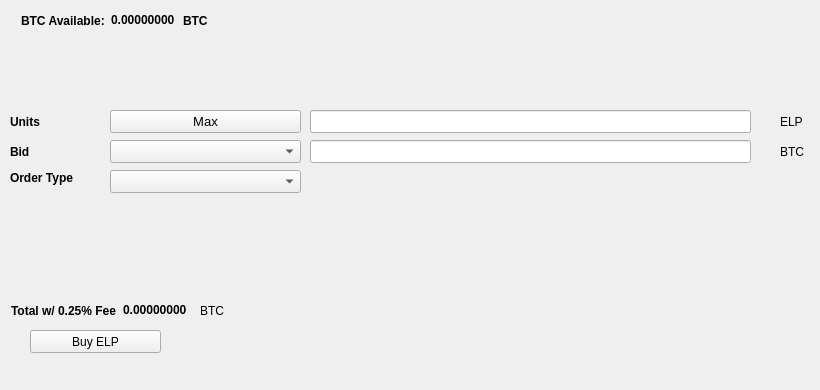
   <widget class="QWidget" name="BuyTab">
    <attribute name="title">
     <string>Buy</string>
    </attribute>
    <widget class="QPushButton" name="BuyELP">
     <property name="geometry">
      <rect>
       <x>30</x>
       <y>330</y>
       <width>131</width>
       <height>23</height>
      </rect>
     </property>
     <property name="text">
      <string>Buy ELP</string>
     </property>
     <property name="icon">
      <iconset resource="../ellerium.qrc">
       <normaloff>:/icons/bitcoin</normaloff>:/icons/bitcoin</iconset>
     </property>
    </widget>
    <widget class="QLabel" name="label_3">
     <property name="geometry">
      <rect>
       <x>10</x>
       <y>110</y>
       <width>46</width>
       <height>23</height>
      </rect>
     </property>
     <property name="font">
      <font>
       <weight>75</weight>
       <bold>true</bold>
      </font>
     </property>
     <property name="text">
      <string>Units</string>
     </property>
    </widget>
    <widget class="QLineEdit" name="UnitsInput">
     <property name="geometry">
      <rect>
       <x>310</x>
       <y>110</y>
       <width>441</width>
       <height>23</height>
      </rect>
     </property>
     <property name="font">
      <font>
       <pointsize>9</pointsize>
       <weight>75</weight>
       <bold>true</bold>
      </font>
     </property>
    </widget>
    <widget class="QLineEdit" name="BuyBidPriceEdit">
     <property name="geometry">
      <rect>
       <x>310</x>
       <y>140</y>
       <width>441</width>
       <height>23</height>
      </rect>
     </property>
     <property name="font">
      <font>
       <pointsize>9</pointsize>
       <weight>75</weight>
       <bold>true</bold>
      </font>
     </property>
    </widget>
    <widget class="QLabel" name="label_4">
     <property name="geometry">
      <rect>
       <x>780</x>
       <y>110</y>
       <width>31</width>
       <height>23</height>
      </rect>
     </property>
     <property name="text">
      <string>ELP</string>
     </property>
    </widget>
    <widget class="QLabel" name="label_5">
     <property name="geometry">
      <rect>
       <x>780</x>
       <y>140</y>
       <width>31</width>
       <height>23</height>
      </rect>
     </property>
     <property name="text">
      <string>BTC</string>
     </property>
    </widget>
    <widget class="QLabel" name="label_6">
     <property name="geometry">
      <rect>
       <x>10</x>
       <y>140</y>
       <width>46</width>
       <height>23</height>
      </rect>
     </property>
     <property name="font">
      <font>
       <weight>75</weight>
       <bold>true</bold>
      </font>
     </property>
     <property name="text">
      <string>Bid</string>
     </property>
    </widget>
    <widget class="QLabel" name="label_7">
     <property name="geometry">
      <rect>
       <x>10</x>
       <y>170</y>
       <width>91</width>
       <height>16</height>
      </rect>
     </property>
     <property name="font">
      <font>
       <weight>75</weight>
       <bold>true</bold>
      </font>
     </property>
     <property name="text">
      <string>Order Type</string>
     </property>
    </widget>
    <widget class="QPushButton" name="Buy_Max_Amount">
     <property name="geometry">
      <rect>
       <x>110</x>
       <y>110</y>
       <width>191</width>
       <height>23</height>
      </rect>
     </property>
     <property name="font">
      <font>
       <pointsize>10</pointsize>
      </font>
     </property>
     <property name="text">
      <string>Max</string>
     </property>
    </widget>
    <widget class="QComboBox" name="BuyBidcomboBox">
     <property name="geometry">
      <rect>
       <x>110</x>
       <y>140</y>
       <width>191</width>
       <height>23</height>
      </rect>
     </property>
     <property name="font">
      <font>
       <pointsize>10</pointsize>
      </font>
     </property>
    </widget>
    <widget class="QComboBox" name="buyOrdertypeCombo">
     <property name="geometry">
      <rect>
       <x>110</x>
       <y>170</y>
       <width>191</width>
       <height>23</height>
      </rect>
     </property>
     <property name="font">
      <font>
       <pointsize>10</pointsize>
      </font>
     </property>
    </widget>
    <widget class="QWidget" name="layoutWidget1">
     <property name="geometry">
      <rect>
       <x>21</x>
       <y>11</y>
       <width>227</width>
       <height>19</height>
      </rect>
     </property>
     <layout class="QHBoxLayout" name="horizontalLayout_3">
      <item>
       <widget class="QLabel" name="label232">
        <property name="font">
         <font>
          <weight>75</weight>
          <bold>true</bold>
         </font>
        </property>
        <property name="text">
         <string>BTC Available:</string>
        </property>
       </widget>
      </item>
      <item>
       <widget class="QLabel" name="BtcAvailableLbl">
        <property name="palette">
         <palette>
          <active>
           <colorrole role="WindowText">
            <brush brushstyle="SolidPattern">
             <color alpha="255">
              <red>0</red>
              <green>0</green>
              <blue>0</blue>
             </color>
            </brush>
           </colorrole>
           <colorrole role="Button">
            <brush brushstyle="SolidPattern">
             <color alpha="255">
              <red>0</red>
              <green>170</green>
              <blue>0</blue>
             </color>
            </brush>
           </colorrole>
           <colorrole role="Light">
            <brush brushstyle="SolidPattern">
             <color alpha="255">
              <red>0</red>
              <green>255</green>
              <blue>0</blue>
             </color>
            </brush>
           </colorrole>
           <colorrole role="Midlight">
            <brush brushstyle="SolidPattern">
             <color alpha="255">
              <red>0</red>
              <green>212</green>
              <blue>0</blue>
             </color>
            </brush>
           </colorrole>
           <colorrole role="Dark">
            <brush brushstyle="SolidPattern">
             <color alpha="255">
              <red>0</red>
              <green>85</green>
              <blue>0</blue>
             </color>
            </brush>
           </colorrole>
           <colorrole role="Mid">
            <brush brushstyle="SolidPattern">
             <color alpha="255">
              <red>0</red>
              <green>113</green>
              <blue>0</blue>
             </color>
            </brush>
           </colorrole>
           <colorrole role="Text">
            <brush brushstyle="SolidPattern">
             <color alpha="255">
              <red>0</red>
              <green>170</green>
              <blue>0</blue>
             </color>
            </brush>
           </colorrole>
           <colorrole role="BrightText">
            <brush brushstyle="SolidPattern">
             <color alpha="255">
              <red>255</red>
              <green>255</green>
              <blue>255</blue>
             </color>
            </brush>
           </colorrole>
           <colorrole role="ButtonText">
            <brush brushstyle="SolidPattern">
             <color alpha="255">
              <red>0</red>
              <green>0</green>
              <blue>0</blue>
             </color>
            </brush>
           </colorrole>
           <colorrole role="Base">
            <brush brushstyle="SolidPattern">
             <color alpha="255">
              <red>255</red>
              <green>255</green>
              <blue>255</blue>
             </color>
            </brush>
           </colorrole>
           <colorrole role="Window">
            <brush brushstyle="SolidPattern">
             <color alpha="255">
              <red>0</red>
              <green>170</green>
              <blue>0</blue>
             </color>
            </brush>
           </colorrole>
           <colorrole role="Shadow">
            <brush brushstyle="SolidPattern">
             <color alpha="255">
              <red>0</red>
              <green>0</green>
              <blue>0</blue>
             </color>
            </brush>
           </colorrole>
           <colorrole role="AlternateBase">
            <brush brushstyle="SolidPattern">
             <color alpha="255">
              <red>127</red>
              <green>212</green>
              <blue>127</blue>
             </color>
            </brush>
           </colorrole>
           <colorrole role="ToolTipBase">
            <brush brushstyle="SolidPattern">
             <color alpha="255">
              <red>255</red>
              <green>255</green>
              <blue>220</blue>
             </color>
            </brush>
           </colorrole>
           <colorrole role="ToolTipText">
            <brush brushstyle="SolidPattern">
             <color alpha="255">
              <red>0</red>
              <green>0</green>
              <blue>0</blue>
             </color>
            </brush>
           </colorrole>
          </active>
          <inactive>
           <colorrole role="WindowText">
            <brush brushstyle="SolidPattern">
             <color alpha="255">
              <red>0</red>
              <green>0</green>
              <blue>0</blue>
             </color>
            </brush>
           </colorrole>
           <colorrole role="Button">
            <brush brushstyle="SolidPattern">
             <color alpha="255">
              <red>0</red>
              <green>170</green>
              <blue>0</blue>
             </color>
            </brush>
           </colorrole>
           <colorrole role="Light">
            <brush brushstyle="SolidPattern">
             <color alpha="255">
              <red>0</red>
              <green>255</green>
              <blue>0</blue>
             </color>
            </brush>
           </colorrole>
           <colorrole role="Midlight">
            <brush brushstyle="SolidPattern">
             <color alpha="255">
              <red>0</red>
              <green>212</green>
              <blue>0</blue>
             </color>
            </brush>
           </colorrole>
           <colorrole role="Dark">
            <brush brushstyle="SolidPattern">
             <color alpha="255">
              <red>0</red>
              <green>85</green>
              <blue>0</blue>
             </color>
            </brush>
           </colorrole>
           <colorrole role="Mid">
            <brush brushstyle="SolidPattern">
             <color alpha="255">
              <red>0</red>
              <green>113</green>
              <blue>0</blue>
             </color>
            </brush>
           </colorrole>
           <colorrole role="Text">
            <brush brushstyle="SolidPattern">
             <color alpha="255">
              <red>0</red>
              <green>170</green>
              <blue>0</blue>
             </color>
            </brush>
           </colorrole>
           <colorrole role="BrightText">
            <brush brushstyle="SolidPattern">
             <color alpha="255">
              <red>255</red>
              <green>255</green>
              <blue>255</blue>
             </color>
            </brush>
           </colorrole>
           <colorrole role="ButtonText">
            <brush brushstyle="SolidPattern">
             <color alpha="255">
              <red>0</red>
              <green>0</green>
              <blue>0</blue>
             </color>
            </brush>
           </colorrole>
           <colorrole role="Base">
            <brush brushstyle="SolidPattern">
             <color alpha="255">
              <red>255</red>
              <green>255</green>
              <blue>255</blue>
             </color>
            </brush>
           </colorrole>
           <colorrole role="Window">
            <brush brushstyle="SolidPattern">
             <color alpha="255">
              <red>0</red>
              <green>170</green>
              <blue>0</blue>
             </color>
            </brush>
           </colorrole>
           <colorrole role="Shadow">
            <brush brushstyle="SolidPattern">
             <color alpha="255">
              <red>0</red>
              <green>0</green>
              <blue>0</blue>
             </color>
            </brush>
           </colorrole>
           <colorrole role="AlternateBase">
            <brush brushstyle="SolidPattern">
             <color alpha="255">
              <red>127</red>
              <green>212</green>
              <blue>127</blue>
             </color>
            </brush>
           </colorrole>
           <colorrole role="ToolTipBase">
            <brush brushstyle="SolidPattern">
             <color alpha="255">
              <red>255</red>
              <green>255</green>
              <blue>220</blue>
             </color>
            </brush>
           </colorrole>
           <colorrole role="ToolTipText">
            <brush brushstyle="SolidPattern">
             <color alpha="255">
              <red>0</red>
              <green>0</green>
              <blue>0</blue>
             </color>
            </brush>
           </colorrole>
          </inactive>
          <disabled>
           <colorrole role="WindowText">
            <brush brushstyle="SolidPattern">
             <color alpha="255">
              <red>0</red>
              <green>85</green>
              <blue>0</blue>
             </color>
            </brush>
           </colorrole>
           <colorrole role="Button">
            <brush brushstyle="SolidPattern">
             <color alpha="255">
              <red>0</red>
              <green>170</green>
              <blue>0</blue>
             </color>
            </brush>
           </colorrole>
           <colorrole role="Light">
            <brush brushstyle="SolidPattern">
             <color alpha="255">
              <red>0</red>
              <green>255</green>
              <blue>0</blue>
             </color>
            </brush>
           </colorrole>
           <colorrole role="Midlight">
            <brush brushstyle="SolidPattern">
             <color alpha="255">
              <red>0</red>
              <green>212</green>
              <blue>0</blue>
             </color>
            </brush>
           </colorrole>
           <colorrole role="Dark">
            <brush brushstyle="SolidPattern">
             <color alpha="255">
              <red>0</red>
              <green>85</green>
              <blue>0</blue>
             </color>
            </brush>
           </colorrole>
           <colorrole role="Mid">
            <brush brushstyle="SolidPattern">
             <color alpha="255">
              <red>0</red>
              <green>113</green>
              <blue>0</blue>
             </color>
            </brush>
           </colorrole>
           <colorrole role="Text">
            <brush brushstyle="SolidPattern">
             <color alpha="255">
              <red>0</red>
              <green>85</green>
              <blue>0</blue>
             </color>
            </brush>
           </colorrole>
           <colorrole role="BrightText">
            <brush brushstyle="SolidPattern">
             <color alpha="255">
              <red>255</red>
              <green>255</green>
              <blue>255</blue>
             </color>
            </brush>
           </colorrole>
           <colorrole role="ButtonText">
            <brush brushstyle="SolidPattern">
             <color alpha="255">
              <red>0</red>
              <green>85</green>
              <blue>0</blue>
             </color>
            </brush>
           </colorrole>
           <colorrole role="Base">
            <brush brushstyle="SolidPattern">
             <color alpha="255">
              <red>0</red>
              <green>170</green>
              <blue>0</blue>
             </color>
            </brush>
           </colorrole>
           <colorrole role="Window">
            <brush brushstyle="SolidPattern">
             <color alpha="255">
              <red>0</red>
              <green>170</green>
              <blue>0</blue>
             </color>
            </brush>
           </colorrole>
           <colorrole role="Shadow">
            <brush brushstyle="SolidPattern">
             <color alpha="255">
              <red>0</red>
              <green>0</green>
              <blue>0</blue>
             </color>
            </brush>
           </colorrole>
           <colorrole role="AlternateBase">
            <brush brushstyle="SolidPattern">
             <color alpha="255">
              <red>0</red>
              <green>170</green>
              <blue>0</blue>
             </color>
            </brush>
           </colorrole>
           <colorrole role="ToolTipBase">
            <brush brushstyle="SolidPattern">
             <color alpha="255">
              <red>255</red>
              <green>255</green>
              <blue>220</blue>
             </color>
            </brush>
           </colorrole>
           <colorrole role="ToolTipText">
            <brush brushstyle="SolidPattern">
             <color alpha="255">
              <red>0</red>
              <green>0</green>
              <blue>0</blue>
             </color>
            </brush>
           </colorrole>
          </disabled>
         </palette>
        </property>
        <property name="font">
         <font>
          <weight>75</weight>
          <bold>true</bold>
         </font>
        </property>
        <property name="text">
         <string>0.00000000</string>
        </property>
        <property name="textInteractionFlags">
         <set>Qt::LinksAccessibleByMouse|Qt::TextSelectableByKeyboard|Qt::TextSelectableByMouse</set>
        </property>
       </widget>
      </item>
      <item>
       <widget class="QLabel" name="BtcAvailableLbl_2">
        <property name="font">
         <font>
          <weight>75</weight>
          <bold>true</bold>
         </font>
        </property>
        <property name="text">
         <string>BTC</string>
        </property>
       </widget>
      </item>
     </layout>
    </widget>
    <widget class="QWidget" name="layoutWidge2">
     <property name="geometry">
      <rect>
       <x>11</x>
       <y>301</y>
       <width>259</width>
       <height>19</height>
      </rect>
     </property>
     <layout class="QHBoxLayout" name="horizontalLayout_4">
      <item>
       <widget class="QLabel" name="label_9">
        <property name="font">
         <font>
          <weight>75</weight>
          <bold>true</bold>
         </font>
        </property>
        <property name="text">
         <string>Total w/ 0.25% Fee</string>
        </property>
       </widget>
      </item>
      <item>
       <widget class="QLabel" name="BuyCostLabel">
        <property name="palette">
         <palette>
          <active>
           <colorrole role="WindowText">
            <brush brushstyle="SolidPattern">
             <color alpha="255">
              <red>0</red>
              <green>0</green>
              <blue>0</blue>
             </color>
            </brush>
           </colorrole>
           <colorrole role="Button">
            <brush brushstyle="SolidPattern">
             <color alpha="255">
              <red>0</red>
              <green>170</green>
              <blue>0</blue>
             </color>
            </brush>
           </colorrole>
           <colorrole role="Light">
            <brush brushstyle="SolidPattern">
             <color alpha="255">
              <red>0</red>
              <green>255</green>
              <blue>0</blue>
             </color>
            </brush>
           </colorrole>
           <colorrole role="Midlight">
            <brush brushstyle="SolidPattern">
             <color alpha="255">
              <red>0</red>
              <green>212</green>
              <blue>0</blue>
             </color>
            </brush>
           </colorrole>
           <colorrole role="Dark">
            <brush brushstyle="SolidPattern">
             <color alpha="255">
              <red>0</red>
              <green>85</green>
              <blue>0</blue>
             </color>
            </brush>
           </colorrole>
           <colorrole role="Mid">
            <brush brushstyle="SolidPattern">
             <color alpha="255">
              <red>0</red>
              <green>113</green>
              <blue>0</blue>
             </color>
            </brush>
           </colorrole>
           <colorrole role="Text">
            <brush brushstyle="SolidPattern">
             <color alpha="255">
              <red>0</red>
              <green>170</green>
              <blue>0</blue>
             </color>
            </brush>
           </colorrole>
           <colorrole role="BrightText">
            <brush brushstyle="SolidPattern">
             <color alpha="255">
              <red>255</red>
              <green>255</green>
              <blue>255</blue>
             </color>
            </brush>
           </colorrole>
           <colorrole role="ButtonText">
            <brush brushstyle="SolidPattern">
             <color alpha="255">
              <red>0</red>
              <green>0</green>
              <blue>0</blue>
             </color>
            </brush>
           </colorrole>
           <colorrole role="Base">
            <brush brushstyle="SolidPattern">
             <color alpha="255">
              <red>255</red>
              <green>255</green>
              <blue>255</blue>
             </color>
            </brush>
           </colorrole>
           <colorrole role="Window">
            <brush brushstyle="SolidPattern">
             <color alpha="255">
              <red>0</red>
              <green>170</green>
              <blue>0</blue>
             </color>
            </brush>
           </colorrole>
           <colorrole role="Shadow">
            <brush brushstyle="SolidPattern">
             <color alpha="255">
              <red>0</red>
              <green>0</green>
              <blue>0</blue>
             </color>
            </brush>
           </colorrole>
           <colorrole role="AlternateBase">
            <brush brushstyle="SolidPattern">
             <color alpha="255">
              <red>127</red>
              <green>212</green>
              <blue>127</blue>
             </color>
            </brush>
           </colorrole>
           <colorrole role="ToolTipBase">
            <brush brushstyle="SolidPattern">
             <color alpha="255">
              <red>255</red>
              <green>255</green>
              <blue>220</blue>
             </color>
            </brush>
           </colorrole>
           <colorrole role="ToolTipText">
            <brush brushstyle="SolidPattern">
             <color alpha="255">
              <red>0</red>
              <green>0</green>
              <blue>0</blue>
             </color>
            </brush>
           </colorrole>
          </active>
          <inactive>
           <colorrole role="WindowText">
            <brush brushstyle="SolidPattern">
             <color alpha="255">
              <red>0</red>
              <green>0</green>
              <blue>0</blue>
             </color>
            </brush>
           </colorrole>
           <colorrole role="Button">
            <brush brushstyle="SolidPattern">
             <color alpha="255">
              <red>0</red>
              <green>170</green>
              <blue>0</blue>
             </color>
            </brush>
           </colorrole>
           <colorrole role="Light">
            <brush brushstyle="SolidPattern">
             <color alpha="255">
              <red>0</red>
              <green>255</green>
              <blue>0</blue>
             </color>
            </brush>
           </colorrole>
           <colorrole role="Midlight">
            <brush brushstyle="SolidPattern">
             <color alpha="255">
              <red>0</red>
              <green>212</green>
              <blue>0</blue>
             </color>
            </brush>
           </colorrole>
           <colorrole role="Dark">
            <brush brushstyle="SolidPattern">
             <color alpha="255">
              <red>0</red>
              <green>85</green>
              <blue>0</blue>
             </color>
            </brush>
           </colorrole>
           <colorrole role="Mid">
            <brush brushstyle="SolidPattern">
             <color alpha="255">
              <red>0</red>
              <green>113</green>
              <blue>0</blue>
             </color>
            </brush>
           </colorrole>
           <colorrole role="Text">
            <brush brushstyle="SolidPattern">
             <color alpha="255">
              <red>0</red>
              <green>170</green>
              <blue>0</blue>
             </color>
            </brush>
           </colorrole>
           <colorrole role="BrightText">
            <brush brushstyle="SolidPattern">
             <color alpha="255">
              <red>255</red>
              <green>255</green>
              <blue>255</blue>
             </color>
            </brush>
           </colorrole>
           <colorrole role="ButtonText">
            <brush brushstyle="SolidPattern">
             <color alpha="255">
              <red>0</red>
              <green>0</green>
              <blue>0</blue>
             </color>
            </brush>
           </colorrole>
           <colorrole role="Base">
            <brush brushstyle="SolidPattern">
             <color alpha="255">
              <red>255</red>
              <green>255</green>
              <blue>255</blue>
             </color>
            </brush>
           </colorrole>
           <colorrole role="Window">
            <brush brushstyle="SolidPattern">
             <color alpha="255">
              <red>0</red>
              <green>170</green>
              <blue>0</blue>
             </color>
            </brush>
           </colorrole>
           <colorrole role="Shadow">
            <brush brushstyle="SolidPattern">
             <color alpha="255">
              <red>0</red>
              <green>0</green>
              <blue>0</blue>
             </color>
            </brush>
           </colorrole>
           <colorrole role="AlternateBase">
            <brush brushstyle="SolidPattern">
             <color alpha="255">
              <red>127</red>
              <green>212</green>
              <blue>127</blue>
             </color>
            </brush>
           </colorrole>
           <colorrole role="ToolTipBase">
            <brush brushstyle="SolidPattern">
             <color alpha="255">
              <red>255</red>
              <green>255</green>
              <blue>220</blue>
             </color>
            </brush>
           </colorrole>
           <colorrole role="ToolTipText">
            <brush brushstyle="SolidPattern">
             <color alpha="255">
              <red>0</red>
              <green>0</green>
              <blue>0</blue>
             </color>
            </brush>
           </colorrole>
          </inactive>
          <disabled>
           <colorrole role="WindowText">
            <brush brushstyle="SolidPattern">
             <color alpha="255">
              <red>0</red>
              <green>85</green>
              <blue>0</blue>
             </color>
            </brush>
           </colorrole>
           <colorrole role="Button">
            <brush brushstyle="SolidPattern">
             <color alpha="255">
              <red>0</red>
              <green>170</green>
              <blue>0</blue>
             </color>
            </brush>
           </colorrole>
           <colorrole role="Light">
            <brush brushstyle="SolidPattern">
             <color alpha="255">
              <red>0</red>
              <green>255</green>
              <blue>0</blue>
             </color>
            </brush>
           </colorrole>
           <colorrole role="Midlight">
            <brush brushstyle="SolidPattern">
             <color alpha="255">
              <red>0</red>
              <green>212</green>
              <blue>0</blue>
             </color>
            </brush>
           </colorrole>
           <colorrole role="Dark">
            <brush brushstyle="SolidPattern">
             <color alpha="255">
              <red>0</red>
              <green>85</green>
              <blue>0</blue>
             </color>
            </brush>
           </colorrole>
           <colorrole role="Mid">
            <brush brushstyle="SolidPattern">
             <color alpha="255">
              <red>0</red>
              <green>113</green>
              <blue>0</blue>
             </color>
            </brush>
           </colorrole>
           <colorrole role="Text">
            <brush brushstyle="SolidPattern">
             <color alpha="255">
              <red>0</red>
              <green>85</green>
              <blue>0</blue>
             </color>
            </brush>
           </colorrole>
           <colorrole role="BrightText">
            <brush brushstyle="SolidPattern">
             <color alpha="255">
              <red>255</red>
              <green>255</green>
              <blue>255</blue>
             </color>
            </brush>
           </colorrole>
           <colorrole role="ButtonText">
            <brush brushstyle="SolidPattern">
             <color alpha="255">
              <red>0</red>
              <green>85</green>
              <blue>0</blue>
             </color>
            </brush>
           </colorrole>
           <colorrole role="Base">
            <brush brushstyle="SolidPattern">
             <color alpha="255">
              <red>0</red>
              <green>170</green>
              <blue>0</blue>
             </color>
            </brush>
           </colorrole>
           <colorrole role="Window">
            <brush brushstyle="SolidPattern">
             <color alpha="255">
              <red>0</red>
              <green>170</green>
              <blue>0</blue>
             </color>
            </brush>
           </colorrole>
           <colorrole role="Shadow">
            <brush brushstyle="SolidPattern">
             <color alpha="255">
              <red>0</red>
              <green>0</green>
              <blue>0</blue>
             </color>
            </brush>
           </colorrole>
           <colorrole role="AlternateBase">
            <brush brushstyle="SolidPattern">
             <color alpha="255">
              <red>0</red>
              <green>170</green>
              <blue>0</blue>
             </color>
            </brush>
           </colorrole>
           <colorrole role="ToolTipBase">
            <brush brushstyle="SolidPattern">
             <color alpha="255">
              <red>255</red>
              <green>255</green>
              <blue>220</blue>
             </color>
            </brush>
           </colorrole>
           <colorrole role="ToolTipText">
            <brush brushstyle="SolidPattern">
             <color alpha="255">
              <red>0</red>
              <green>0</green>
              <blue>0</blue>
             </color>
            </brush>
           </colorrole>
          </disabled>
         </palette>
        </property>
        <property name="font">
         <font>
          <weight>75</weight>
          <bold>true</bold>
         </font>
        </property>
        <property name="autoFillBackground">
         <bool>false</bool>
        </property>
        <property name="text">
         <string>0.00000000</string>
        </property>
        <property name="textInteractionFlags">
         <set>Qt::LinksAccessibleByMouse|Qt::TextSelectableByMouse</set>
        </property>
       </widget>
      </item>
      <item>
       <widget class="QLabel" name="label_10">
        <property name="font">
         <font>
          <weight>50</weight>
          <bold>false</bold>
         </font>
        </property>
        <property name="text">
         <string>BTC</string>
        </property>
       </widget>
      </item>
     </layout>
    </widget>
    <widget class="QLabel" name="label_24">
     <property name="geometry">
      <rect>
       <x>460</x>
       <y>300</y>
       <width>281</width>
       <height>81</height>
      </rect>
     </property>
     <property name="text">
      <string/>
     </property>
     <property name="pixmap">
      <pixmap>:/images/bittrex</pixmap>
     </property>
    </widget>
   </widget>
